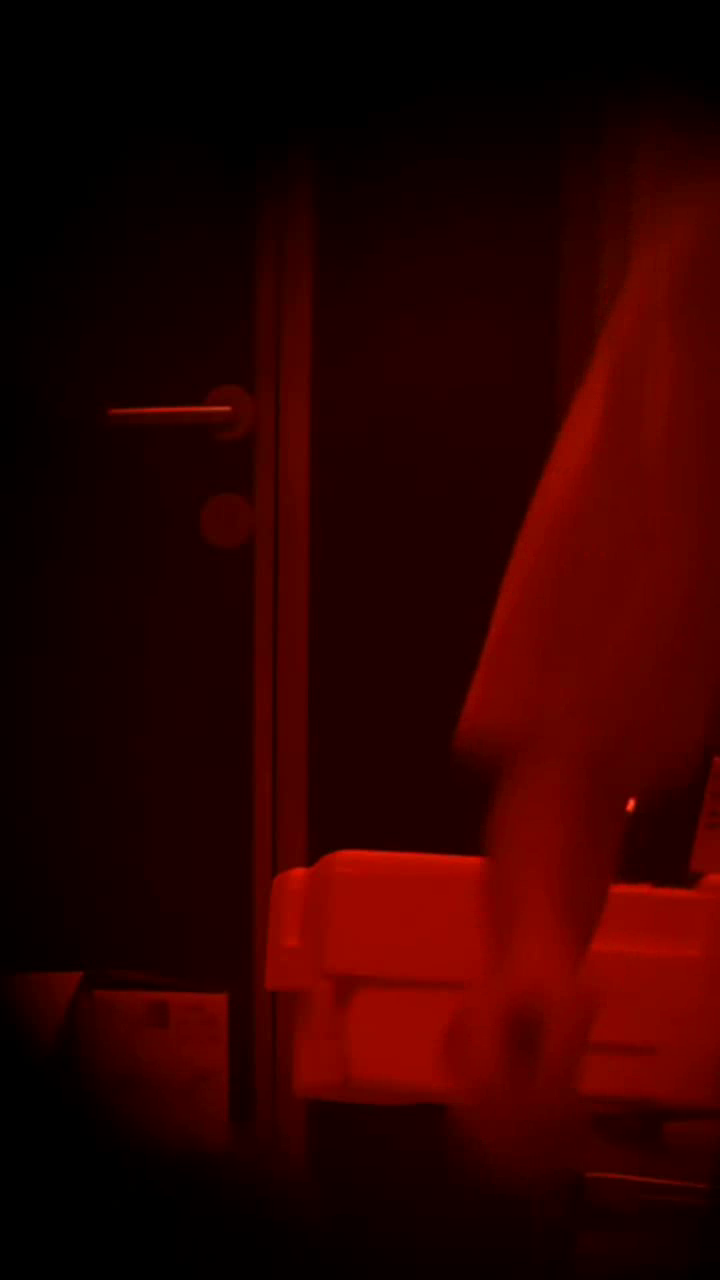
#> input picture frame 27 of Aligned Videos/cam0_capture_20250828_063612_aligned.mp4, 720 x 1280 px, given in place of cam1_capture_20250828_063612.mp4, which was not available
$ jupyter execute --allow-errors ImageAnalysis.ipynb   (older library calls are emulated)   (text cells are left out)
#> lines starting #> are read from the running program, lines starting #| are printed output that depends on the picture; pictures that were not available may be replaced by others from this repository, and a replacement may not be noted
[cell 1]
import cv2
import numpy as np
import os
from pathlib import Path
import subprocess

# Path to the folder containing your script
script_dir = os.getcwd() #

# Build the path relative to that folder - RAW IMAGES FOLDER
address2 = os.path.join(script_dir, "Raw Images", "cam0_capture_20250828_063612.jpg") #cam 0 is the camera behind the Bandpass filter, has less light, needs to be aligned to cam 1
address1 = os.path.join(script_dir, "Raw Images", "cam1_capture_20250828_063612.jpg") #cam 1 is the camera behind the Notch filter, has more light and serves as reference

# # Build the path relative to that folder - NO FILTER data FOLDER
# address2 = os.path.join(script_dir, "NO FILTER data", "cam0_me_lowlight.jpg") #cam 0 is the camera behind the Bandpass filter, has less light, needs to be aligned to cam 1
# address1 = os.path.join(script_dir, "NO FILTER data", "cam1_me_lowlight.jpg") #cam 1 is the camera behind the Notch filter, has more light and serves as reference

# Build the path relative to that folder - RAW VIDEOS FOLDER
vid_address2 = os.path.join(script_dir, "Raw Videos", "cam0_capture_20250828_063612.h264") #cam 0 is the camera behind the Bandpass filter, has less light, needs to be aligned to cam 1
vid_address1 = os.path.join(script_dir, "Raw Videos", "cam1_capture_20250828_063612.h264") #cam 1 is the camera behind the Notch filter, has more light and serves as reference

# # Build the path relative to that folder - RAW VIDEOS FOLDER
# vid_address2 = os.path.join(script_dir, "NO FILTER data", "cam0 record.h264") #cam 0 is the camera behind the Bandpass filter, has less light, needs to be aligned to cam 1
# vid_address1 = os.path.join(script_dir, "NO FILTER data", "cam1 record.h264") #cam 1 is the camera behind the Notch filter, has more light and serves as reference


img1 = cv2.imread(address1)
img2 = cv2.imread(address2)

[cell 2]
# This script aligns two images using feature-based methods.
# It uses ORB feature detection and matching to compute a homography matrix,
# which is then used to warp one image to align with the other.
# The aligned image is then tested against the original image to ensure alignment.


def align_images_feature_based(img1, img2):
    """
    Align img2 to img1 using ORB feature matching + homography.
    Handles both grayscale and color images.
    """
    clahe = cv2.createCLAHE(clipLimit=3.0, tileGridSize=(100,100))
    # Ensure grayscale conversion only if needed
    if len(img1.shape) == 3:  # color
        gray1 = clahe.apply(cv2.cvtColor(img1, cv2.COLOR_BGR2GRAY))
    else:  # already grayscale
        gray1 = clahe.apply(img1)

    if len(img2.shape) == 3:  # color
        gray2 = clahe.apply(cv2.cvtColor(img2, cv2.COLOR_BGR2GRAY))
    else:  # already grayscale
        gray2 = clahe.apply(img2)

    # Detect ORB keypoints and descriptors
    orb = cv2.ORB_create(5000)
    kp1, des1 = orb.detectAndCompute(gray1, None)
    kp2, des2 = orb.detectAndCompute(gray2, None)

    # Match features using BFMatcher
    bf = cv2.BFMatcher(cv2.NORM_HAMMING, crossCheck=True)
    matches = bf.match(des1, des2)
    if len(matches) < 4:
        raise ValueError("Not enough matches to compute homography.")

    matches = sorted(matches, key=lambda x: x.distance)

    # Extract location of good matches
    src_pts = np.float32([kp1[m.queryIdx].pt for m in matches]).reshape(-1, 1, 2)
    dst_pts = np.float32([kp2[m.trainIdx].pt for m in matches]).reshape(-1, 1, 2)

    # Estimate the homography matrix
    M, mask = cv2.findHomography(dst_pts, src_pts, cv2.RANSAC, 5.0)

    # Warp img2 to align with img1 (keep same size as img1)
    aligned = cv2.warpPerspective(img2, M, (img1.shape[1], img1.shape[0]))

    inliers = mask.sum() if mask is not None else 0

    return aligned, inliers, M


def align_images_with_mirror_check(img1, img2):
    best_aligned = None
    best_inliers = -1

    # Try normal alignment
    try:
        aligned, inliers, M = align_images_feature_based(img1, img2)
        if inliers > best_inliers:
            best_inliers = inliers
            best_aligned = aligned
            best_M = M
    except Exception as e:
        print("Normal alignment failed:", e)

    # Try mirrored alignment
    img2_flipped = cv2.flip(img2, 1)
    try:
        aligned, inliers, M = align_images_feature_based(img1, img2_flipped)
        if inliers > best_inliers:
            best_inliers = inliers
            best_aligned = aligned
            best_M = M
    except Exception as e:
        print("Mirrored alignment failed:", e)

    # if best_aligned is None:
        raise ValueError("Failed to align both normal and mirrored cases.")

    return best_aligned, best_M


# [8 lines left out: function overlay_images_rgb, not called in this run]


# Align img2 to img1
#> (the rest of this cell did not finish here and is left out)

[cell 3]
# Focus loss calculation using variance of Laplacian
def focus_loss(image):
    # If already grayscale, skip conversion
    if len(image.shape) == 2:  # single channel
        gray = image
    else:
        gray = cv2.cvtColor(image, cv2.COLOR_BGR2GRAY)

    laplacian = cv2.Laplacian(gray, cv2.CV_64F)
    variance = laplacian.var()
    return variance

#> (the rest of this cell did not finish here and is left out)

[cell 4]
# ---------------------------
# Helper function to convert & rotate raw H.264
# ---------------------------
def remux_and_rotate_h264(input_file, output_file, fps=25, rotation=None):
    """
    Convert raw H.264 to MP4 with optional rotation (re-encoding required).
    rotation: None, 90, 180, 270 (degrees clockwise)
    """
#> called with fps = 25, rotation = 180
    if os.path.exists(output_file):
        print(f"MP4 already exists: {output_file}")
        return

    cmd = ["ffmpeg", "-y", "-framerate", str(fps), "-i", input_file]

    # Apply rotation with ffmpeg filters
    if rotation == 90:
        cmd += ["-vf", "transpose=1"]  # 90° clockwise
    elif rotation == 180:
        cmd += ["-vf", "transpose=1,transpose=1"]  # 180° (two 90° clockwise)
    elif rotation == 270:
        cmd += ["-vf", "transpose=2"]  # 90° counter-clockwise (270° clockwise)

    # Re-encode with libx264 to apply rotation
    cmd += ["-c:v", "libx264", "-pix_fmt", "yuv420p", output_file]

    subprocess.run(cmd, check=True)
#> (this line was passed over: subprocess is not available in this run)
    print(f"Created MP4: {output_file}")

# ---------------------------
# File paths
# ---------------------------

# Extract base names without .h264 extensions
vid1_base = os.path.splitext(vid_address1)[0]
vid2_base = os.path.splitext(vid_address2)[0]

# Future mp4 filenames
vid1_mp4 = f"{vid1_base}.mp4"
vid2_mp4 = f"{vid2_base}.mp4"

mp4_base2 = os.path.splitext(os.path.basename(vid2_mp4))[0]
mp4_ext2 = os.path.splitext(vid2_mp4)[1]                      # .mp4

# Create folder if it doesn't exist
output_folder = "Aligned Videos"
os.makedirs(output_folder, exist_ok=True)

output_aligned = os.path.join(output_folder, f"{mp4_base2}_aligned{mp4_ext2}")

# ---------------------------
# Step 1: Convert and rotate raw H.264 to MP4
# ---------------------------
remux_and_rotate_h264(vid_address2, vid2_mp4, fps=25, rotation=180)
remux_and_rotate_h264(vid_address1, vid1_mp4, fps=25, rotation=90)

# ---------------------------
# Step 2: Open MP4s with OpenCV
# ---------------------------
cap0 = cv2.VideoCapture(vid1_mp4)  # reference
cap1 = cv2.VideoCapture(vid2_mp4)  # to align

ret0, frame_ref = cap0.read()
#> frame_ref is the input picture: shape (1280, 720, 3); mean B, G, R 0, 1.3, 45.5
ret1, frame_target = cap1.read()
if not (ret0 and ret1):
    raise ValueError("Failed to read the first frames from the videos.")

h, w = frame_ref.shape[:2]
fps = cap0.get(cv2.CAP_PROP_FPS) or 25
fourcc = cv2.VideoWriter_fourcc(*'mp4v')
out = cv2.VideoWriter(output_aligned, fourcc, fps, (w, h))

# Reset to first frame
cap0.set(cv2.CAP_PROP_POS_FRAMES, 0)
cap1.set(cv2.CAP_PROP_POS_FRAMES, 0)

# ---------------------------
# Step 3: Frame-by-frame alignment
# ---------------------------

ret0, frame_ref = cap0.read()
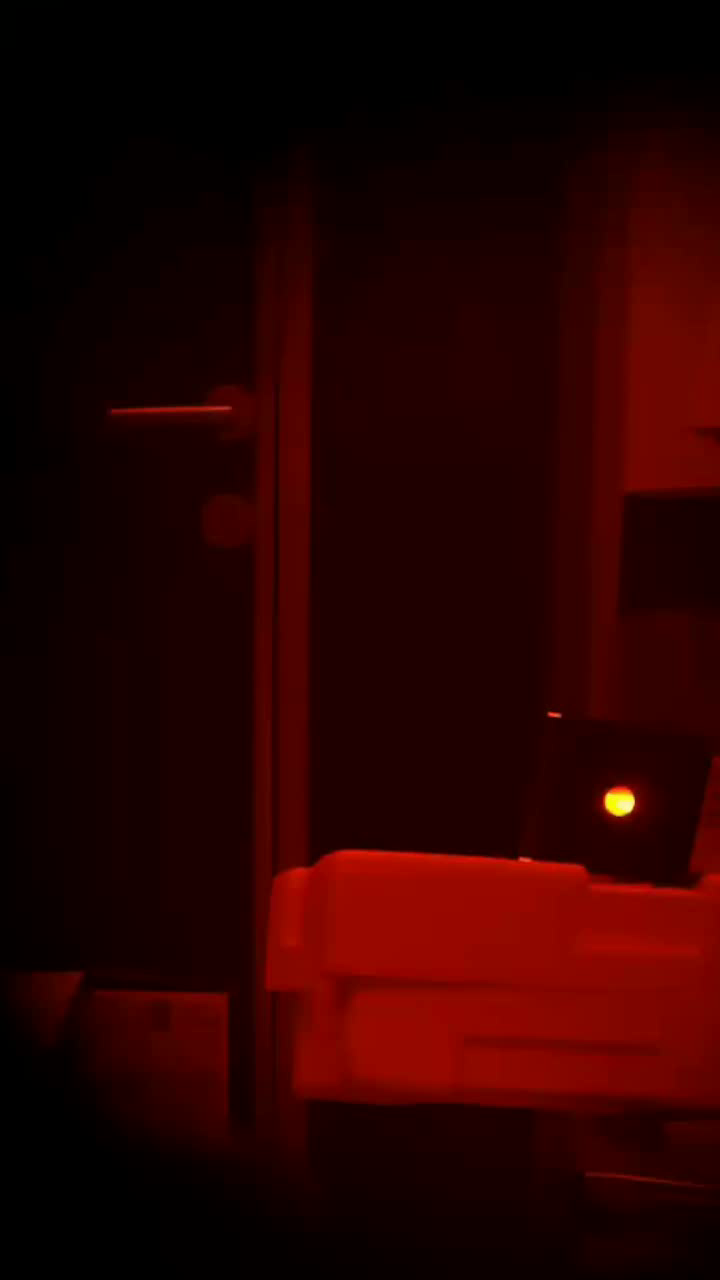
#> input picture frame 0 of Aligned Videos/cam0_capture_20250828_063612_aligned.mp4, 720 x 1280 px, given in place of cam1_capture_20250828_063612.mp4, which was not available
#> frame_ref is the input picture: shape (1280, 720, 3); mean B, G, R 0.1, 1.3, 40.6
ret1, frame_target = cap1.read()
if not (ret0 and ret1):
     raise ValueError("Failed to read frames for homography estimation.")

# Align cam1 to cam0 using first frame to get homography
aligned_frame, M = align_images_with_mirror_check(frame_ref, frame_target)
#> in align_images_feature_based (call 3), `gray1 = clahe.apply(cv2.cvtColor(img1, cv2.COLOR_BGR2GRAY))`:
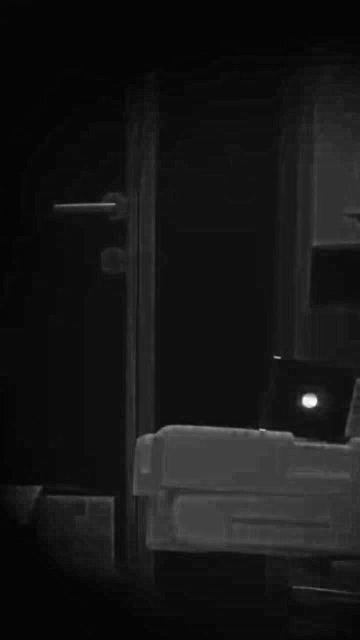
#> gray1: shape (1280, 720) (shown at 1/2 size); min 3, max 255, mean 21.7
#> in align_images_feature_based (call 3), `kp1, des1 = orb.detectAndCompute(gray1, None)`: kp1 = 205 keypoints; strongest (x, y, size): (606, 803, 111.1), (606, 797, 92.6), (630, 804, 77.1), (607, 794, 77.1)
#> in align_images_feature_based (call 3), `kp2, des2 = orb.detectAndCompute(gray2, None)`: kp2 has the same summary as kp1
#> in align_images_feature_based (call 3), `matches = bf.match(des1, des2)`: matches = 205 matches
#> in align_images_feature_based (call 3), `src_pts = np.float32([kp1[m.queryIdx].pt for m in matches]).reshape(-1..`: src_pts = 205 rows, first 8: [227, 408], [230, 408], [549, 714], [559, 715], [625, 787], [608, 794], [603, 796], [605, 796]
#> in align_images_feature_based (call 3), `dst_pts = np.float32([kp2[m.trainIdx].pt for m in matches]).reshape(-1..`: dst_pts has the same summary as src_pts
#> in align_images_feature_based (call 3), `M, mask = cv2.findHomography(dst_pts, src_pts, cv2.RANSAC, 5.0)`: M = [[1, 2.49e-18, 8.83e-13], [-2.26e-15, 1, 1.04e-12], [-2.79e-18, -4.43e-19, 1]]; mask = 205 values from 1 to 1
#> in align_images_feature_based (call 3), `inliers = mask.sum() if mask is not None else 0`: inliers = 205
#> in align_images_feature_based (call 4), `gray2 = clahe.apply(cv2.cvtColor(img2, cv2.COLOR_BGR2GRAY))`:
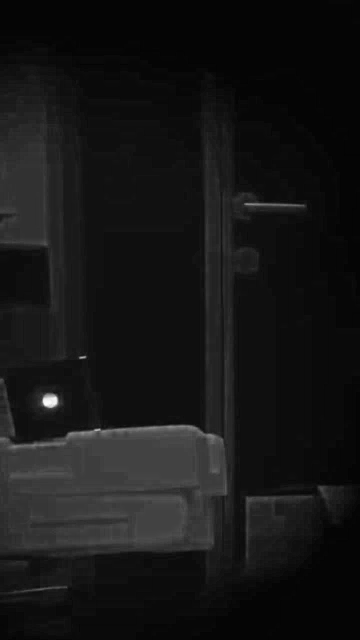
#> gray2: shape (1280, 720) (shown at 1/2 size); min 3, max 255, mean 21.6
#> in align_images_feature_based (call 4), `kp2, des2 = orb.detectAndCompute(gray2, None)`: kp2 = 198 keypoints; strongest (x, y, size): (111, 803, 111.1), (110, 803, 92.6), (110, 797, 92.6), (87, 804, 77.1)
#> in align_images_feature_based (call 4), `matches = bf.match(des1, des2)`: matches = 38 matches
#> in align_images_feature_based (call 4), `src_pts = np.float32([kp1[m.queryIdx].pt for m in matches]).reshape(-1..`: src_pts = 38 rows, first 8: [629.5, 803.7], [629.5, 798.8], [607.2, 793.8], [632.2, 805], [632.4, 805.2], [630.7, 810.4], [624.2, 788], [628.3, 808.7]
#> in align_images_feature_based (call 4), `dst_pts = np.float32([kp2[m.trainIdx].pt for m in matches]).reshape(-1..`: dst_pts = 38 rows, first 8: [112, 803.7], [87.09, 803.7], [104.5, 811.2], [112.3, 805], [112.3, 805.2], [110.9, 807.8], [93.31, 812.9], [93.31, 788]
#> in align_images_feature_based (call 4), `M, mask = cv2.findHomography(dst_pts, src_pts, cv2.RANSAC, 5.0)`: M = [[0.392, -0.865, 698.5], [0.57, -1.01, 803.9], [0.000655, -0.00124, 1]]; mask = 38 values, max 1 at index 0, min 0 at index 1, mean 0.289
#> in align_images_feature_based (call 4), `aligned = cv2.warpPerspective(img2, M, (img1.shape[1], img1.shape[0]))`:
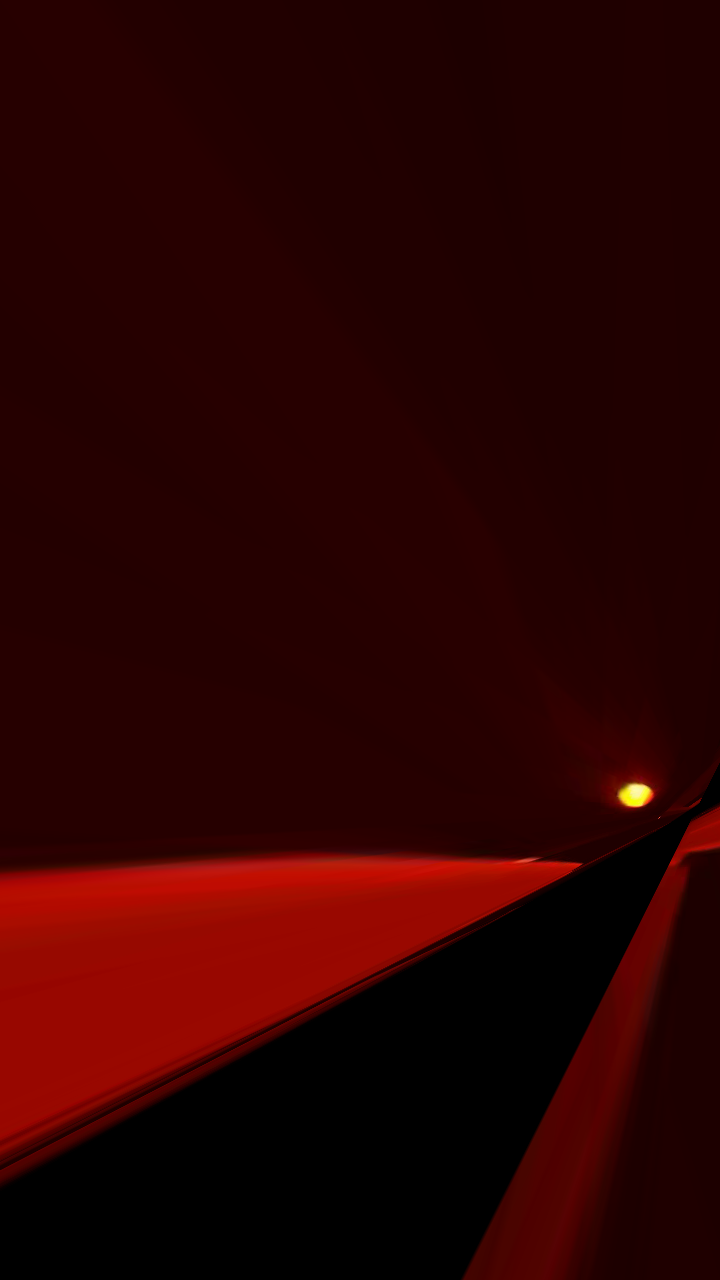
#> aligned: shape (1280, 720, 3); mean B, G, R 0.2, 1.2, 43.9
#> in align_images_feature_based (call 4), `inliers = mask.sum() if mask is not None else 0`: inliers = 11
#> M = [[1, 2.49e-18, 8.83e-13], [-2.26e-15, 1, 1.04e-12], [-2.79e-18, -4.43e-19, 1]]

# Reset both videos to frame 0 again
cap0.set(cv2.CAP_PROP_POS_FRAMES, 0)
cap1.set(cv2.CAP_PROP_POS_FRAMES, 0)

# ---------------------------
# Step 4: Apply homography to all frames
# ---------------------------
while True:
    ret0, frame_ref = cap0.read()
    ret1, frame_target = cap1.read()
    frame_target = cv2.flip(frame_target, 1)  # Flip frame_target horizontally
    if not (ret0 and ret1):
        break

    # Apply the SAME homography to every frame of cam1
    aligned_frame = cv2.warpPerspective(frame_target, M, (w, h))

    out.write(aligned_frame)
# ---------------------------
# Step 5: Cleanup
# ---------------------------
cap0.release()
cap1.release()
out.release()

print("Alignment complete. Output saved to:", output_aligned)

$ run again, starting later in the video
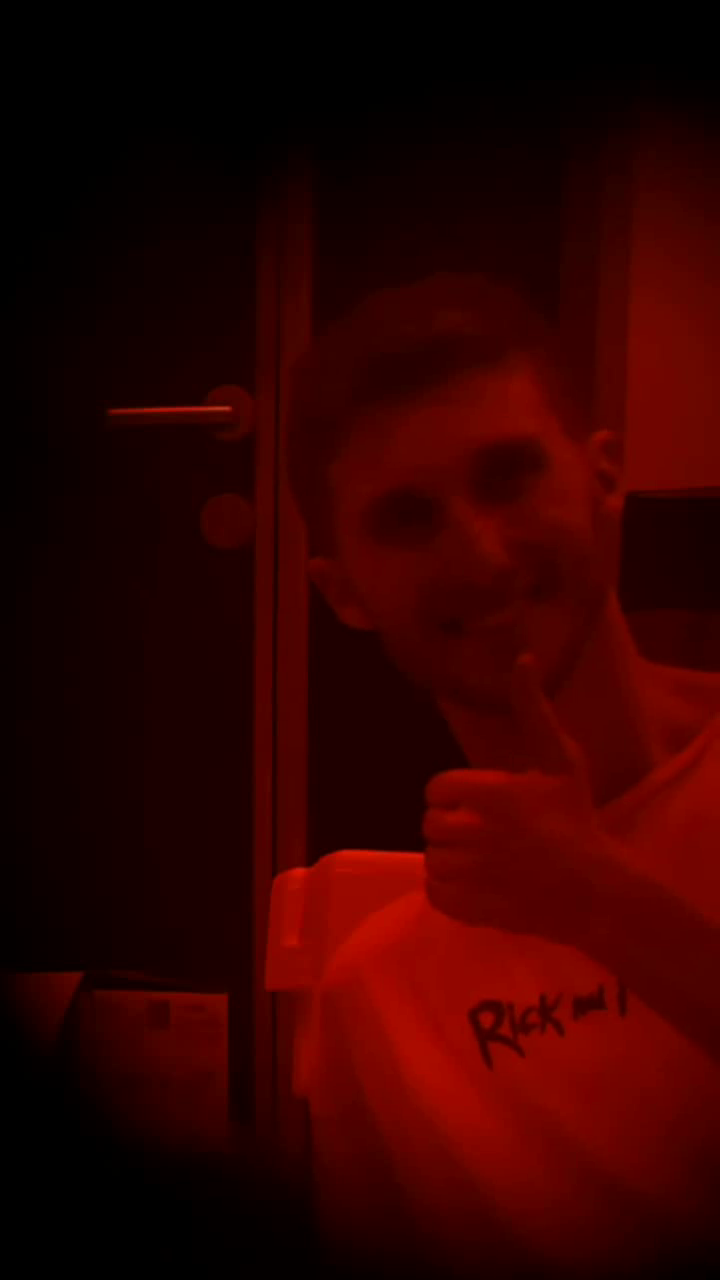
#> input picture frame 123 of Aligned Videos/cam0_capture_20250828_063612_aligned.mp4, 720 x 1280 px, given in place of cam1_capture_20250828_063612.mp4, which was not available
#> frame_ref is the input picture: shape (1280, 720, 3); mean B, G, R 0, 1.3, 49.4
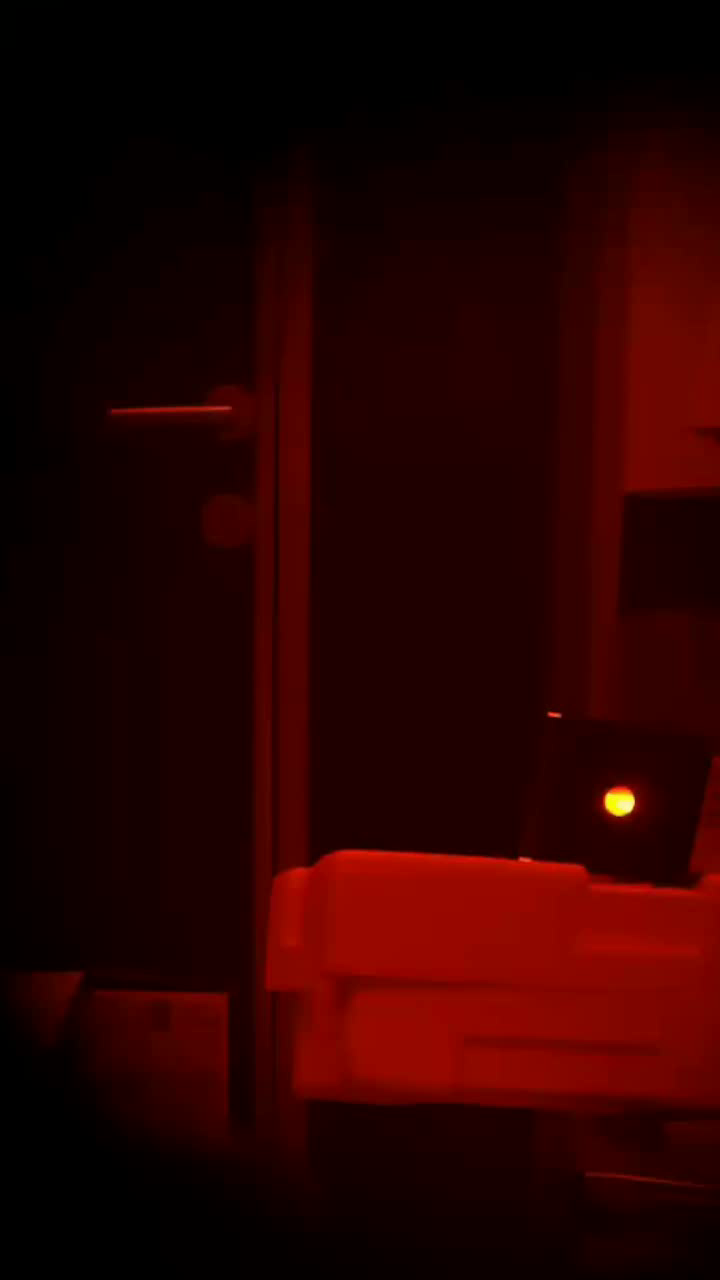
#> input picture frame 0 of Aligned Videos/cam0_capture_20250828_063612_aligned.mp4, 720 x 1280 px, given in place of cam1_capture_20250828_063612.mp4, which was not available
#> frame_ref is the input picture: shape (1280, 720, 3); mean B, G, R 0.1, 1.3, 40.6
#> kp1 = 205 keypoints; strongest (x, y, size): (606, 803, 111.1), (606, 797, 92.6), (630, 804, 77.1), (607, 794, 77.1)
#> kp2 has the same summary as kp1
#> matches = 205 matches
#> src_pts = 205 rows, first 8: [227, 408], [230, 408], [549, 714], [559, 715], [625, 787], [608, 794], [603, 796], [605, 796]
#> dst_pts has the same summary as src_pts
#> kp2 = 198 keypoints; strongest (x, y, size): (111, 803, 111.1), (110, 803, 92.6), (110, 797, 92.6), (87, 804, 77.1)
#> matches = 38 matches
#> src_pts = 38 rows, first 8: [629.5, 803.7], [629.5, 798.8], [607.2, 793.8], [632.2, 805], [632.4, 805.2], [630.7, 810.4], [624.2, 788], [628.3, 808.7]
#> dst_pts = 38 rows, first 8: [112, 803.7], [87.09, 803.7], [104.5, 811.2], [112.3, 805], [112.3, 805.2], [110.9, 807.8], [93.31, 812.9], [93.31, 788]
#> `aligned_frame, M = align_images_with_mirror_check(frame_ref, frame_tar..`: M = [[1, 2.49e-18, 8.83e-13], [-2.26e-15, 1, 1.04e-12], [-2.79e-18, -4.43e-19, 1]]
